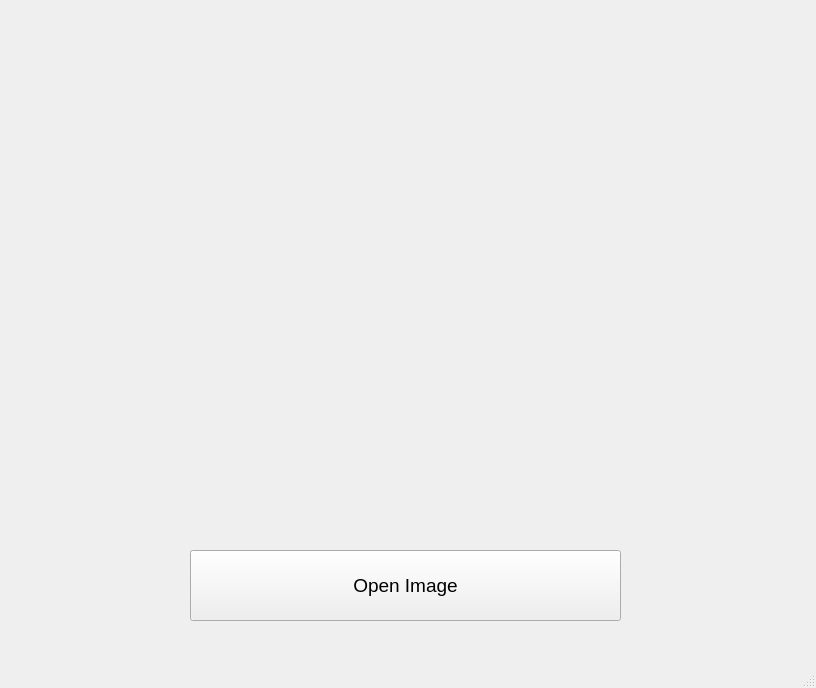
<?xml version="1.0" encoding="UTF-8"?>
<ui version="4.0">
 <class>MainWindow</class>
 <widget class="QMainWindow" name="MainWindow">
  <property name="geometry">
   <rect>
    <x>0</x>
    <y>0</y>
    <width>816</width>
    <height>688</height>
   </rect>
  </property>
  <property name="windowTitle">
   <string>MainWindow</string>
  </property>
  <widget class="QWidget" name="centralwidget">
   <widget class="QPushButton" name="pushButton">
    <property name="geometry">
     <rect>
      <x>190</x>
      <y>550</y>
      <width>431</width>
      <height>71</height>
     </rect>
    </property>
    <property name="font">
     <font>
      <pointsize>14</pointsize>
     </font>
    </property>
    <property name="text">
     <string>Open Image</string>
    </property>
   </widget>
   <widget class="QLabel" name="label">
    <property name="geometry">
     <rect>
      <x>20</x>
      <y>20</y>
      <width>771</width>
      <height>511</height>
     </rect>
    </property>
    <property name="text">
     <string/>
    </property>
   </widget>
  </widget>
  <widget class="QMenuBar" name="menubar">
   <property name="geometry">
    <rect>
     <x>0</x>
     <y>0</y>
     <width>816</width>
     <height>27</height>
    </rect>
   </property>
  </widget>
  <widget class="QStatusBar" name="statusbar"/>
 </widget>
 <resources/>
 <connections/>
</ui>
